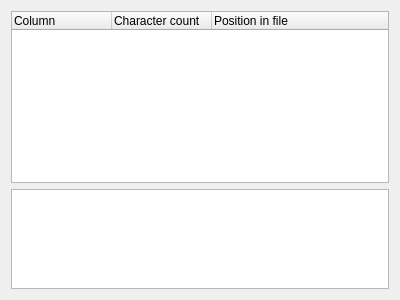
<?xml version="1.0" encoding="UTF-8"?>
<ui version="4.0">
 <class>PlainTextWizardPage</class>
 <widget class="QWizardPage" name="PlainTextWizardPage">
  <property name="geometry">
   <rect>
    <x>0</x>
    <y>0</y>
    <width>400</width>
    <height>300</height>
   </rect>
  </property>
  <property name="windowTitle">
   <string>WizardPage</string>
  </property>
  <property name="title">
   <string>Details</string>
  </property>
  <property name="subTitle">
   <string>This form fill permit you to specify the way the file will be formatted.</string>
  </property>
  <layout class="QGridLayout" name="gridLayout">
   <item row="0" column="0">
    <widget class="QTreeWidget" name="columnsTree">
     <column>
      <property name="text">
       <string>Column</string>
      </property>
     </column>
     <column>
      <property name="text">
       <string>Character count</string>
      </property>
     </column>
     <column>
      <property name="text">
       <string>Position in file</string>
      </property>
     </column>
    </widget>
   </item>
   <item row="1" column="0">
    <widget class="QPlainTextEdit" name="preview">
     <property name="sizePolicy">
      <sizepolicy hsizetype="Expanding" vsizetype="Fixed">
       <horstretch>0</horstretch>
       <verstretch>0</verstretch>
      </sizepolicy>
     </property>
     <property name="maximumSize">
      <size>
       <width>16777215</width>
       <height>100</height>
      </size>
     </property>
     <property name="font">
      <font>
       <family>Courier New</family>
      </font>
     </property>
     <property name="readOnly">
      <bool>true</bool>
     </property>
    </widget>
   </item>
  </layout>
 </widget>
 <resources/>
 <connections/>
</ui>
